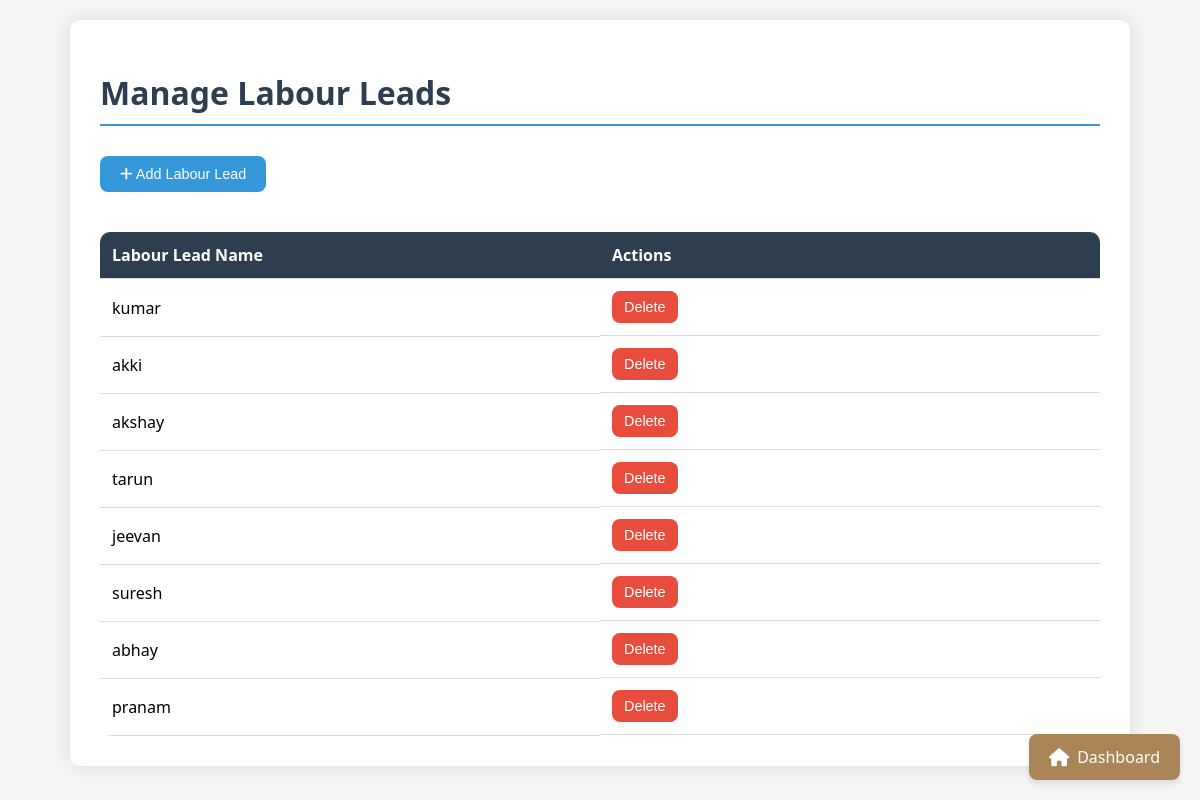
The app's page /labour_lead.php (signed in) with its own data.
### tables this page shows
CREATE TABLE `labour_lead` (
  `lead_id` int NOT NULL AUTO_INCREMENT,
  `lead_name` varchar(255) NOT NULL,
  `user_id` int NOT NULL,
  `created_at` timestamp NULL DEFAULT CURRENT_TIMESTAMP,
  PRIMARY KEY (`lead_id`),
  KEY `user_id` (`user_id`),
  CONSTRAINT `labour_lead_ibfk_1` FOREIGN KEY (`user_id`) REFERENCES `users` (`id`) ON DELETE CASCADE
);

### labour_lead.php (the view, shortened to what this page needs)
<?php
require 'db.php';
$user_id = $_SESSION['user_id'];
$sql = "SELECT lead_name FROM labour_lead WHERE user_id = ?";
$stmt = $conn->prepare($sql);
$stmt->bind_param("i", $user_id);
$stmt->execute();
$result = $stmt->get_result();
?>
<!DOCTYPE html>
<html lang="en">
<head>
    <link rel="stylesheet" href="https://cdnjs.cloudflare.com/ajax/libs/font-awesome/6.0.0/css/all.min.css">
    <link rel="stylesheet" href="css/labour.css">
</head>
<body>
    <div class="container">
        <h1>Manage Labour Leads</h1>
        <button class="add-lead-btn" onclick="openModal()">
            <i class="fas fa-plus"></i> Add Labour Lead
        </button>
        <table class="leads-table">
            <thead>
                <tr>
                    <th>Labour Lead Name</th>
                    <th>Actions</th>
                </tr>
            </thead>
            <tbody id="leadsTableBody">
                <?php while ($row = $result->fetch_assoc()): ?>
                    <tr>
                        <td><?php echo htmlspecialchars($row['lead_name']); ?></td>
                        <td class="action-buttons">
                            <button class="delete-btn" onclick="deleteLead('<?php echo htmlspecialchars($row['lead_name']); ?>')">Delete</button>
                        </td>
                    </tr>
                <?php endwhile; ?>
            </tbody>
        </table>
    </div>
    <a href="dashboard.php" class="dashboard-button">
        <i class="fas fa-home"></i> Dashboard
    </a>
</body>
</html>

### css/labour.css (style rules this page uses)
body { font-family: 'Segoe UI', Tahoma, Geneva, Verdana, sans-serif; margin: 20px; background-color: #f5f5f5; }
.container { max-width: 1000px; margin: 0 auto; background: white; padding: 30px; border-radius: 10px; box-shadow: 0 0 20px rgba(0, 0, 0, 0.1); }
h1 { color: #2c3e50; margin-bottom: 30px; border-bottom: 2px solid #3498db; padding-bottom: 10px; }
.add-lead-btn { display: inline-block; padding: 10px 20px; background-color: #3498db; color: white; border: none; border-radius: 8px; font-size: 0.9em; cursor: pointer; transition: background-color 0.3s, transform 0.2s; margin-bottom: 20px; }
.leads-table { width: 100%; border-collapse: collapse; margin-top: 20px; border-radius: 10px; overflow: hidden; table-layout: fixed; }
.leads-table th, .leads-table td { padding: 12px; text-align: left; border-bottom: 1px solid #ddd; }
.leads-table th { background-color: #2c3e50; color: white; }
.action-buttons { display: flex; gap: 10px; }
.delete-btn { padding: 8px 12px; background-color: #e74c3c; color: white; border: none; border-radius: 8px; font-size: 0.9em; cursor: pointer; transition: background-color 0.3s, transform 0.2s; }
.dashboard-button { display: flex; align-items: center; justify-content: center; position: fixed; bottom: 20px; right: 20px; background-color: #a98558; color: white; padding: 12px 20px; border-radius: 8px; text-decoration: none; font-size: 16px; font-weight: 500; box-shadow: 0 4px 6px rgba(0, 0, 0, 0.1); z-index: 1000; transition: background-color 0.3s ease, transform 0.2s ease, box-shadow 0.3s ease; border: none; cursor: pointer; }
.dashboard-button i { margin-right: 8px; font-size: 18px; }

### records on screen
labour_lead: lead_name "kumar"
labour_lead: lead_name "akki"
labour_lead: lead_name "akshay"
labour_lead: lead_name "tarun"
labour_lead: lead_name "jeevan"
labour_lead: lead_name "suresh"
labour_lead: lead_name "abhay"
labour_lead: lead_name "pranam"
